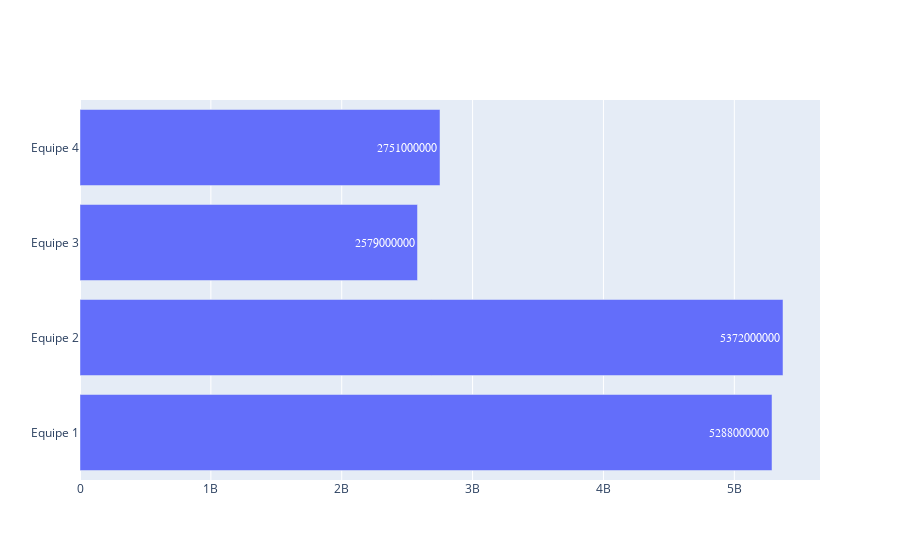

The code cell stored with this chart in its notebook:
### Code cell
fig1 = go.Figure(go.Bar( x=df1['Valor Pago'],
                        y = df1['Equipe'],
                        orientation='h', textposition='auto',text=df1['Valor Pago'], insidetextfont=dict(family='Times',size=12)))
fig1.show()

### Figure 1 — Plotly figure (JSON) as saved in the notebook; plotly's stock layout.template omitted (floating-point values rounded to 4 significant figures)
{"data": [{"insidetextfont": {"family": "Times", "size": 12}, "orientation": "h", "text": [5288000000, 5372000000, 2579000000, 2751000000], "textposition": "auto", "type": "bar", "x": [5288000000, 5372000000, 2579000000, 2751000000], "y": ["Equipe 1", "Equipe 2", "Equipe 3", "Equipe 4"]}], "layout": {}}
